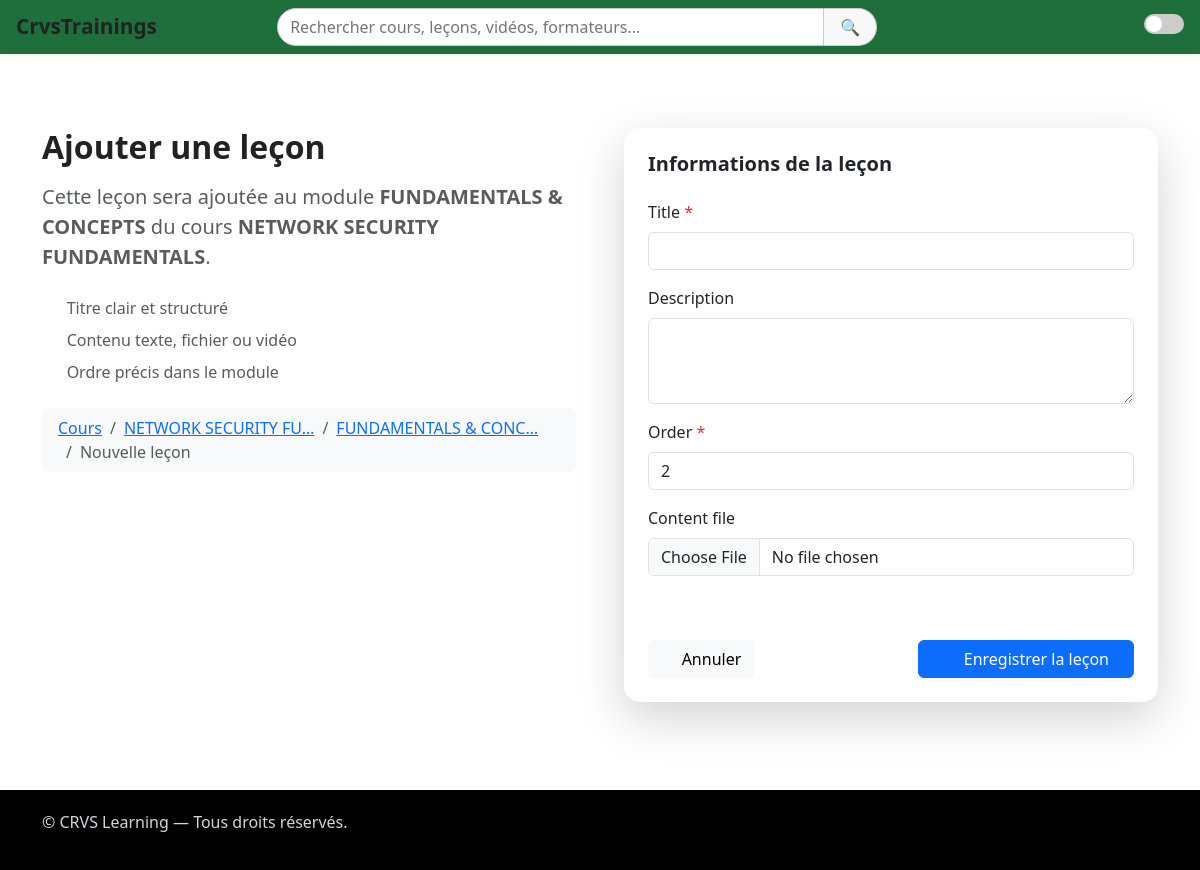
The page /accueil/1/modules/2/lessons/create/ (signed in) on the database its author committed.
### courses/models.py (models this page shows, shortened)
class Module(models.Model):
    LEVEL_CHOICES = [
        ('beginner', 'Débutant'),
        ('intermediate', 'Intermédiaire'),
        ('advanced', 'Avancé'),
    ]
    course = models.ForeignKey(Course, on_delete=models.CASCADE, related_name='modules')
    title = models.CharField(max_length=255)
    description = models.TextField(blank=True, null=True)
    level = models.CharField(max_length=20, choices=LEVEL_CHOICES, default='beginner')  # Niveau ici
    order = models.PositiveIntegerField(default=1)
    class Meta:
        ordering = ['order']

class Course(models.Model):
    title = models.CharField(max_length=255)
    description = models.TextField()
    category = models.ForeignKey(Category, on_delete=models.SET_NULL, null=True, blank=True)
    thumbnail = models.ImageField(upload_to='course/thumbnails/', null=True, blank=True)
    language = models.CharField(
        max_length=10,
        choices=[('fr', 'Français'), ('en', 'English')],
        default='fr'
    )
    created_by = models.ForeignKey(
        settings.AUTH_USER_MODEL,
        on_delete=models.CASCADE,
        related_name='courses'
    )
    created_at = models.DateTimeField(auto_now_add=True)

### courses/views.py (the view, shortened to what this page needs)
# urls.py: path('<int:course_id>/modules/<int:module_id>/lessons/create/', views.lesson_create, name='lesson_create'),
@user_passes_test(is_formateur)
@login_required
def lesson_create(request, course_id, module_id):
    course = get_object_or_404(Course, id=course_id)
    module = get_object_or_404(Module, id=module_id, course=course)
    if request.method == 'POST':
        form = LessonForm(request.POST, request.FILES)
        if form.is_valid():
            try:
                lesson = form.save(commit=False)
                lesson.module = module
                if not lesson.order:
                    last_lesson = Lesson.objects.filter(module=module).order_by('-order').first()
                    lesson.order = last_lesson.order + 1 if last_lesson else 1
                lesson.save()
                messages.success(request, "Leçon ajoutée avec succès.")
                return redirect('courses:module_detail', course_id=course_id, module_id=module_id)
            except Exception as e:
                messages.error(request, f"Une erreur est survenue lors de la création de la leçon : {str(e)}")
    else:
        last_lesson = Lesson.objects.filter(module=module).order_by('-order').first()
        initial = {'order': (last_lesson.order + 1) if last_lesson else 1}
        form = LessonForm(initial=initial)
    return render(request, 'courses/lesson_form.html', {
        'form': form,
        'module': module,
        'course': course,
        'title': 'Ajouter une leçon'
    })

### courses/forms.py
class LessonForm(forms.ModelForm):
    class Meta:
        model = Lesson
        fields = ['title', 'description', 'content_file', 'order']
        widgets = {
            'title': forms.TextInput(attrs={'class': 'form-control', 'required': 'required'}),
            'description': forms.Textarea(attrs={'class': 'form-control', 'rows': 3}),
            'content_file': forms.ClearableFileInput(attrs={'class': 'form-control', 'required': False}),
            'order': forms.NumberInput(attrs={'class': 'form-control', 'required': 'required'}),
        }

### courses/views.py (called while the page is built)
def is_formateur(user):
    return (
        user.is_authenticated and (
            getattr(user, 'role', None) == 'trainer' or getattr(user, 'role', None) == 'admin' or user.is_superuser
        )
    )

### users/models.py (called while the page is built)
    def get_unread_messages(self):
        if hasattr(self, 'received_messages'):
            return self.received_messages.filter(read=False)
        return self.receivedmessage_set.filter(read=False)

    def get_unread_messages_count(self):
        return self.get_unread_messages().count()

### courses/templates/courses/lesson_form.html (shortened to what this page needs)
{% extends 'base.html' %}
{% load static %}
{% block content %}
<div class="container py-5">
  <div class="row align-items-start g-5">
    <div class="col-md-6">
      <h2 class="fw-bold mb-3">
        {{ title|default:'Ajouter une leçon' }}
      </h2>
      <p class="text-muted fs-5 mb-4">
        Cette leçon sera ajoutée au module
        <strong>{{ module.title }}</strong>
        du cours <strong>{{ course.title }}</strong>.
      </p>
      <ul class="list-unstyled text-muted mb-4">
        <li class="mb-2">
          <i class="bi bi-check-circle-fill text-primary me-2"></i>
          Titre clair et structuré
        </li>
        <li class="mb-2">
          <i class="bi bi-check-circle-fill text-primary me-2"></i>
          Contenu texte, fichier ou vidéo
        </li>
        <li class="mb-2">
          <i class="bi bi-check-circle-fill text-primary me-2"></i>
          Ordre précis dans le module
        </li>
      </ul>
      <nav aria-label="breadcrumb">
        <ol class="breadcrumb bg-light px-3 py-2 rounded">
          <li class="breadcrumb-item">
            <a href="{% url 'courses:all_courses' %}">Cours</a>
          </li>
          <li class="breadcrumb-item">
            <a href="{% url 'courses:course_detail' course.id %}">
              {{ course.title|truncatechars:20 }}
            </a>
          </li>
          <li class="breadcrumb-item">
            <a href="{% url 'courses:module_detail' course.id module.id %}">
              {{ module.title|truncatechars:20 }}
            </a>
          </li>
          <li class="breadcrumb-item active">Nouvelle leçon</li>
        </ol>
      </nav>
    </div>
    <div class="col-md-6">
      <div class="card border-0 shadow-lg rounded-4">
        <div class="card-body p-4">
          <h5 class="fw-semibold mb-4">Informations de la leçon</h5>
          <form method="post" enctype="multipart/form-data" class="needs-validation" novalidate>
            <div class="mb-3">
              <label for="{{ form.title.id_for_label }}" class="form-label">
                {{ form.title.label }}
                {% if form.title.field.required %}<span class="text-danger">*</span>{% endif %}
              </label>
              {{ form.title }}
            </div>
            <div class="mb-3">
              <label for="{{ form.description.id_for_label }}" class="form-label">
                {{ form.description.label }}
              </label>
              {{ form.description }}
            </div>
            <div class="mb-3">
              <label for="{{ form.order.id_for_label }}" class="form-label">
                {{ form.order.label }}
                {% if form.order.field.required %}<span class="text-danger">*</span>{% endif %}
              </label>
              {{ form.order }}
            </div>
            <div class="mb-3">
              <label for="{{ form.content_file.id_for_label }}" class="form-label">
                {{ form.content_file.label }}
              </label>
              {{ form.content_file }}
            </div>
            <div class="mb-4">
            </div>
            <div class="d-flex justify-content-between align-items-center">
              <a href="{% url 'courses:module_detail' course.id module.id %}" class="btn btn-light">
                <i class="bi bi-arrow-left me-1"></i> Annuler
              </a>
              <button type="submit" class="btn btn-primary px-4">
                <i class="bi bi-save me-1"></i> Enregistrer la leçon
              </button>
            </div>
          </form>
        </div>
      </div>
    </div>
  </div>
</div>
{% endblock %}

### templates/base.html (style rules this page uses)
*, *::before, *::after { box-sizing: border-box; }
body { margin: 0; padding: 0; font-family: 'Segoe UI', Tahoma, Geneva, Verdana, sans-serif; background-color: var(--bg); color: var(--text); transition: background-color 0.5s ease, color 0.5s ease; overflow-x: hidden; }
:root { --bg: #ffffff; --text: #222222; --primary: #3f51b5; --secondary: #f50057; --nav-bg: #f9f9f9; --btn-bg: var(--primary); --btn-text: #fff; }

### rows shown on the page
Module: title "FUNDAMENTALS & CONCEPTS", title "FUNDAMENTALS & CONC…"
Course: title "NETWORK SECURITY FUNDAMENTALS", title "NETWORK SECURITY FU…"

### other values the page prints
{{ title|default:'Ajouter une leçon' }} "Ajouter une leçon"
